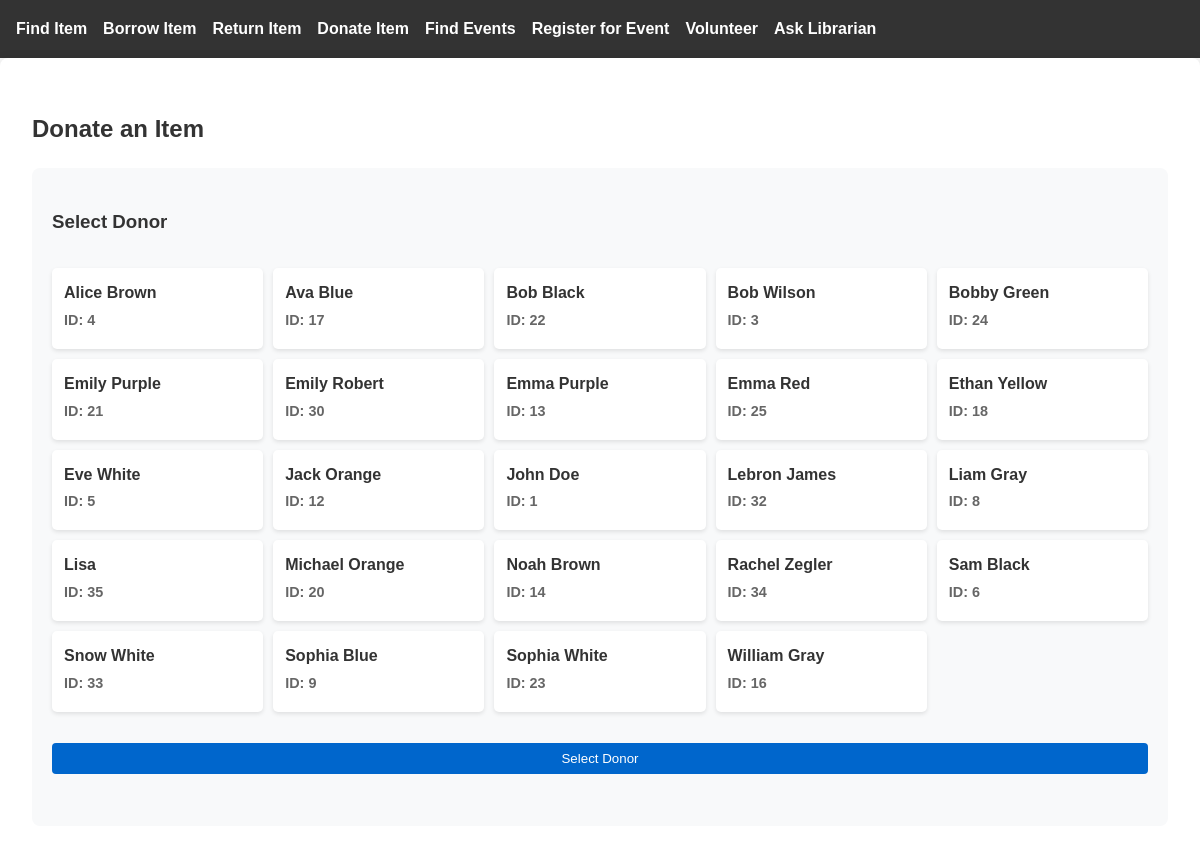
/donate-item, run on an earlier commit of the app's database.
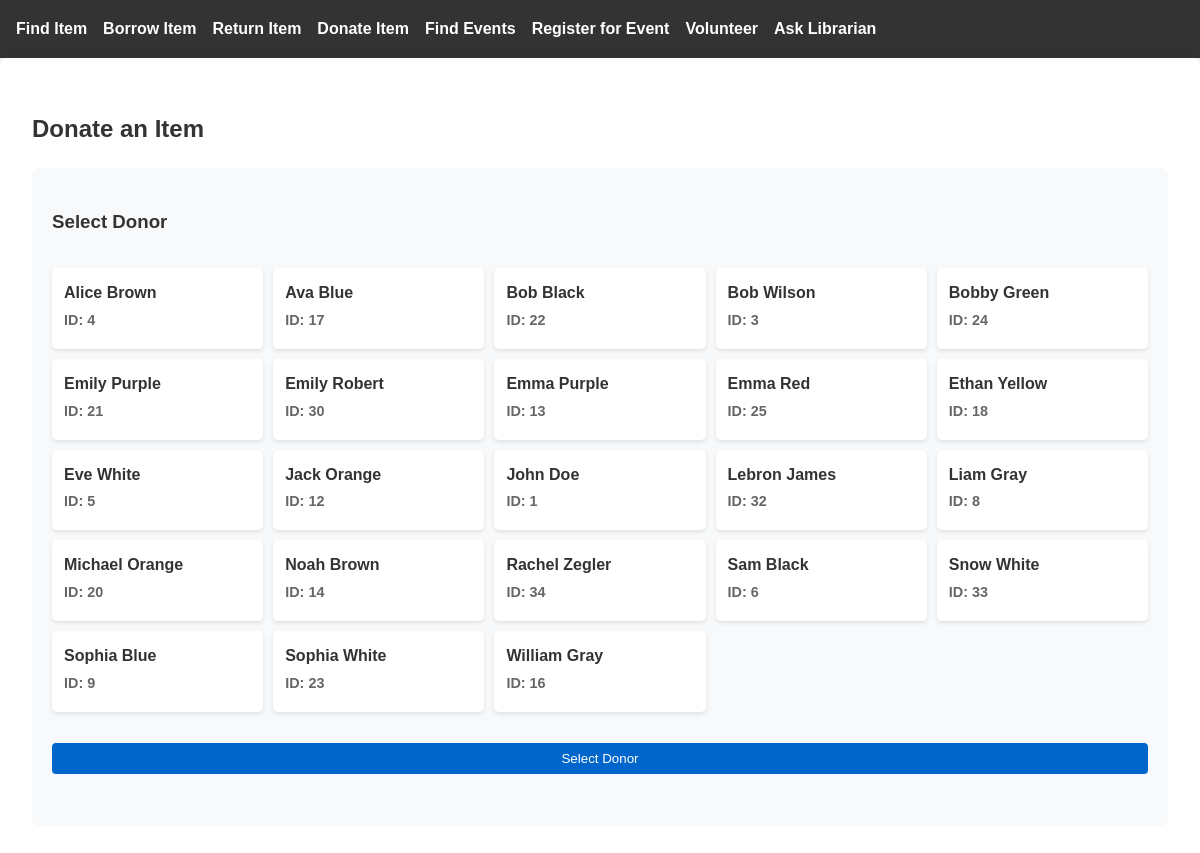
And on a later commit of the database.
### tables this page shows
CREATE TABLE Person (
            PersonID INTEGER PRIMARY KEY AUTOINCREMENT, 
            Name TEXT NOT NULL, 
            Address TEXT, 
            PhoneNumber TEXT, 
            Email TEXT UNIQUE, 
            Role TEXT NOT NULL 
            CHECK (Role IN ('Member', 'Librarian', 'Volunteer'))
        );

### app.py (the view, shortened to what this page needs)
@app.route('/donate-item', methods=['GET', 'POST'])
def donate_item():
    conn = get_db_connection()
    donors = conn.execute("""
        SELECT PersonID, Name FROM Person
            WHERE Role IN ('Member', 'Volunteer', 'Donor')
            ORDER BY Name
        """).fetchall()
    conn.close()
    return render_template('donate_item.html', donors=donors)

### app.py (called while the page is built)
def get_db_connection():
    print("Connecting to database...")
    conn = sqlite3.connect('354_mini_project.db')
    conn.row_factory = sqlite3.Row
    return conn

### templates/donate_item.html (shortened to what this page needs)
{% extends "base.html" %}
{% block content %}
<h2>Donate an Item</h2>
{% if not selected_donor %}
<div class="donor-section">
    <h3>Select Donor</h3>
    <form method="POST" id="donorForm">
        <div class="donor-grid">
            {% for donor in donors %}
            <div class="donor-card {% if selected_donor == donor['PersonID'] %}selected{% endif %}">
                <label for="donor_{{ donor['PersonID'] }}">
                    <span class="donor-name">{{ donor['Name'] }}</span>
                    <span class="donor-id">ID: {{ donor['PersonID'] }}</span>
                </label>
            </div>
            {% endfor %}
        </div>
        <button type="submit" class="btn-select">Select Donor</button>
    </form>
</div>
{% endif %}
{% endblock %}

### templates/base.html (shortened to what this page needs)
<!DOCTYPE html>
<html>
<head>
    <link rel="stylesheet" href="{{ url_for('static', filename='styles.css') }}">
</head>
<body>
    <nav>
        <ul>
            <li><a href="/find-item">Find Item</a></li>
            <li><a href="/borrow-item">Borrow Item</a></li>
            <li><a href="/return-item">Return Item</a></li>
            <li><a href="/donate-item">Donate Item</a></li>
            <li><a href="/find-events">Find Events</a></li>
            <li><a href="/register-event">Register for Event</a></li>
            <li><a href="/volunteer">Volunteer</a></li>
            <li><a href="/ask-help">Ask Librarian</a></li>
        </ul>
    </nav>
    <div class="container">
        {% block content %}{% endblock %}
    </div>
</body>
</html>

### static/styles.css (style rules this page uses)
body { font-family: Arial, sans-serif; margin: 0; padding: 0; background-color: #f9f9f9; color: #333; line-height: 1.6; }
nav { background-color: #333; padding: 1rem; }
nav ul { list-style: none; margin: 0; padding: 0; display: flex; gap: 1rem; }
nav a { color: white; text-decoration: none; font-weight: bold; transition: color 0.3s ease-in-out; }
.container { max-width: 1200px; margin: 0 auto; padding: 2rem; background: white; border-radius: 8px; box-shadow: 0 0 10px rgba(0, 0, 0, 0.1); }
form { margin: 2rem 0; display: flex; flex-direction: column; gap: 1rem; }
input, button { padding: 0.75rem; border: 1px solid #ccc; border-radius: 4px; }
button { background-color: #333; color: white; cursor: pointer; transition: background 0.3s ease-in-out; }

### templates/donate_item.html (style rules this page uses)
.donor-section { background: #f8f9fa; padding: 20px; border-radius: 8px; margin-bottom: 25px; }
.donor-grid { display: grid; grid-template-columns: repeat(auto-fill, minmax(200px, 1fr)); gap: 10px; margin-bottom: 15px; }
.donor-card { background: white; border-radius: 5px; padding: 12px; box-shadow: 0 2px 4px rgba(0,0,0,0.1); transition: all 0.2s; }
.donor-card label { display: block; cursor: pointer; }
.donor-name { display: block; font-weight: bold; margin-bottom: 3px; }
.donor-id { display: block; font-size: 0.9em; color: #666; }
.btn-select { background: #0066cc; color: white; border: none; padding: 8px 16px; border-radius: 4px; cursor: pointer; }
label { font-weight: bold; margin-bottom: 5px; display: block; }

What changed in the data, as far as the page shows it:
removed Person: Name "Lisa", PersonID "35"
